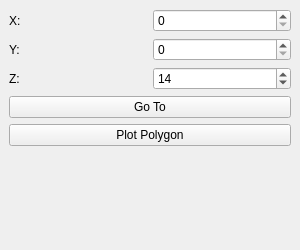
<?xml version="1.0" encoding="UTF-8"?>
<ui version="4.0">
 <class>XYZCoordinateDialogBase</class>
 <widget class="QDockWidget" name="XYZCoordinateDialogBase">
  <property name="geometry">
   <rect>
    <x>0</x>
    <y>0</y>
    <width>300</width>
    <height>250</height>
   </rect>
  </property>
  <property name="windowTitle">
   <string>XYZ Coordinate Tool</string>
  </property>
  <widget class="QWidget" name="dockWidgetContents">
   <layout class="QVBoxLayout" name="verticalLayout">
    <item>
     <layout class="QHBoxLayout" name="xLayout">
      <item>
       <widget class="QLabel" name="xLabel">
        <property name="text">
         <string>X:</string>
        </property>
       </widget>
      </item>
      <item>
       <widget class="QSpinBox" name="xSpinBox">
        <property name="maximum">
         <number>999999999</number>
        </property>
       </widget>
      </item>
     </layout>
    </item>
    <item>
     <layout class="QHBoxLayout" name="yLayout">
      <item>
       <widget class="QLabel" name="yLabel">
        <property name="text">
         <string>Y:</string>
        </property>
       </widget>
      </item>
      <item>
       <widget class="QSpinBox" name="ySpinBox">
        <property name="maximum">
         <number>999999999</number>
        </property>
       </widget>
      </item>
     </layout>
    </item>
    <item>
     <layout class="QHBoxLayout" name="zLayout">
      <item>
       <widget class="QLabel" name="zLabel">
        <property name="text">
         <string>Z:</string>
        </property>
       </widget>
      </item>
      <item>
       <widget class="QSpinBox" name="zSpinBox">
        <property name="maximum">
         <number>22</number>
        </property>
        <property name="value">
         <number>14</number>
        </property>
       </widget>
      </item>
     </layout>
    </item>
    <item>
     <widget class="QPushButton" name="goToButton">
      <property name="text">
       <string>Go To</string>
      </property>
     </widget>
    </item>
    <item>
     <widget class="QPushButton" name="plotPolygonButton">
      <property name="text">
       <string>Plot Polygon</string>
      </property>
     </widget>
    </item>
    <item>
     <spacer name="verticalSpacer">
      <property name="orientation">
       <enum>Qt::Vertical</enum>
      </property>
      <property name="sizeHint" stdset="0">
       <size>
        <width>20</width>
        <height>40</height>
       </size>
      </property>
     </spacer>
    </item>
   </layout>
  </widget>
 </widget>
 <resources/>
 <connections/>
</ui>
